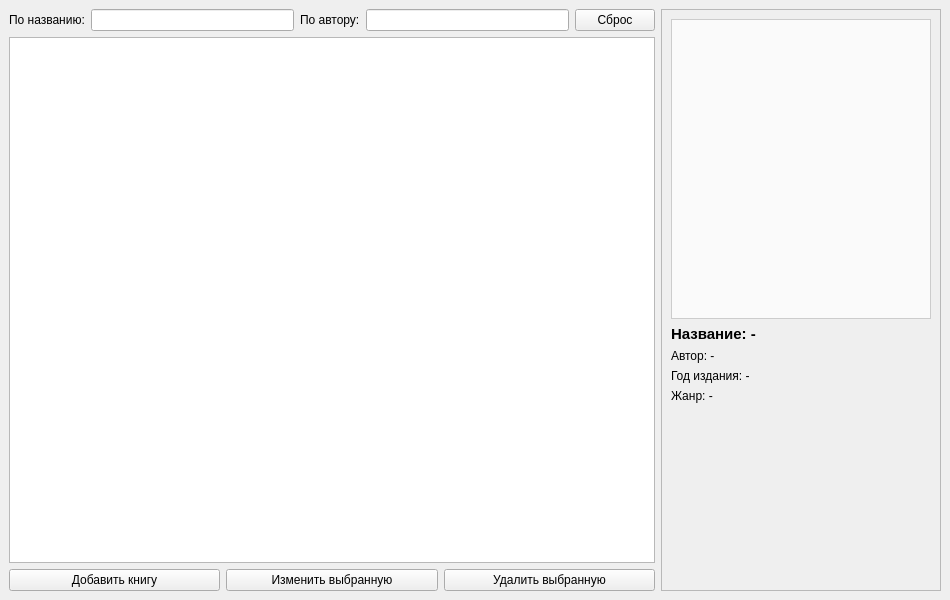
<?xml version="1.0" encoding="UTF-8"?>
<ui version="4.0">
 <class>MainWindow</class>
 <widget class="QMainWindow" name="MainWindow">
  <property name="geometry">
   <rect>
    <x>0</x>
    <y>0</y>
    <width>950</width>
    <height>600</height>
   </rect>
  </property>
  <property name="windowTitle">
   <string>Каталог библиотеки</string>
  </property>
  <widget class="QWidget" name="centralwidget">
   <layout class="QHBoxLayout" name="horizontalLayoutMain">
    <item>
     <layout class="QVBoxLayout" name="verticalLayoutLeft">
      <item>
       <layout class="QHBoxLayout" name="layoutSearch">
        <item>
         <widget class="QLabel" name="lblSearchTitle">
          <property name="text">
           <string>По названию:</string>
          </property>
         </widget>
        </item>
        <item>
         <widget class="QLineEdit" name="editSearchTitle"/>
        </item>
        <item>
         <widget class="QLabel" name="lblSearchAuthor">
          <property name="text">
           <string>По автору:</string>
          </property>
         </widget>
        </item>
        <item>
         <widget class="QLineEdit" name="editSearchAuthor"/>
        </item>
        <item>
         <widget class="QPushButton" name="btnResetSearch">
          <property name="text">
           <string>Сброс</string>
          </property>
         </widget>
        </item>
       </layout>
      </item>
      <item>
       <widget class="QTableWidget" name="tableBooks">
        <property name="selectionMode">
         <enum>QAbstractItemView::SelectionMode::SingleSelection</enum>
        </property>
        <property name="selectionBehavior">
         <enum>QAbstractItemView::SelectionBehavior::SelectRows</enum>
        </property>
       </widget>
      </item>
      <item>
       <layout class="QHBoxLayout" name="layoutActions">
        <item>
         <widget class="QPushButton" name="btnAdd">
          <property name="text">
           <string>Добавить книгу</string>
          </property>
         </widget>
        </item>
        <item>
         <widget class="QPushButton" name="btnEdit">
          <property name="text">
           <string>Изменить выбранную</string>
          </property>
         </widget>
        </item>
        <item>
         <widget class="QPushButton" name="btnDelete">
          <property name="text">
           <string>Удалить выбранную</string>
          </property>
         </widget>
        </item>
       </layout>
      </item>
     </layout>
    </item>
    <item>
     <widget class="QFrame" name="frameCard">
      <property name="minimumSize">
       <size>
        <width>280</width>
        <height>0</height>
       </size>
      </property>
      <property name="frameShape">
       <enum>QFrame::Shape::StyledPanel</enum>
      </property>
      <layout class="QVBoxLayout" name="verticalLayoutCard">
       <item>
        <widget class="QLabel" name="lblCover">
         <property name="minimumSize">
          <size>
           <width>240</width>
           <height>300</height>
          </size>
         </property>
         <property name="styleSheet">
          <string notr="true">border: 1px solid #ccc; background: #fafafa;</string>
         </property>
         <property name="text">
          <string/>
         </property>
         <property name="alignment">
          <set>Qt::AlignmentFlag::AlignCenter</set>
         </property>
         <property name="scaledContents">
          <bool>false</bool>
         </property>
        </widget>
       </item>
       <item>
        <widget class="QLabel" name="infoTitle">
         <property name="font">
          <font>
           <pointsize>11</pointsize>
           <bold>true</bold>
          </font>
         </property>
         <property name="text">
          <string>Название: -</string>
         </property>
         <property name="wordWrap">
          <bool>true</bool>
         </property>
        </widget>
       </item>
       <item>
        <widget class="QLabel" name="infoAuthor">
         <property name="text">
          <string>Автор: -</string>
         </property>
         <property name="wordWrap">
          <bool>true</bool>
         </property>
        </widget>
       </item>
       <item>
        <widget class="QLabel" name="infoYear">
         <property name="text">
          <string>Год издания: -</string>
         </property>
        </widget>
       </item>
       <item>
        <widget class="QLabel" name="infoGenre">
         <property name="text">
          <string>Жанр: -</string>
         </property>
        </widget>
       </item>
       <item>
        <spacer name="verticalSpacer">
         <property name="orientation">
          <enum>Qt::Orientation::Vertical</enum>
         </property>
         <property name="sizeHint" stdset="0">
          <size>
           <width>20</width>
           <height>40</height>
          </size>
         </property>
        </spacer>
       </item>
      </layout>
     </widget>
    </item>
   </layout>
  </widget>
 </widget>
 <resources/>
 <connections/>
</ui>
